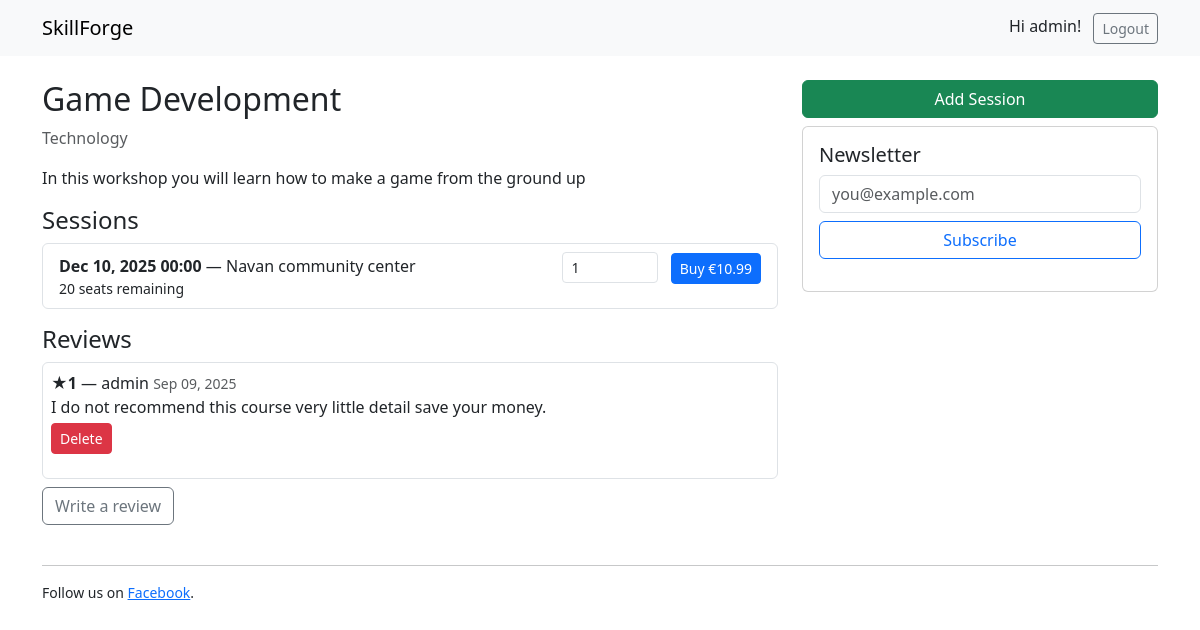
Page /w/game-development-1/ (signed in) on the committed database.
### workshops/models.py (models this page shows, shortened)
class Workshop(models.Model):
    category=models.ForeignKey(WorkshopCategory,on_delete=models.PROTECT,related_name="workshops")
    title=models.CharField(max_length=150)
    slug=models.SlugField(max_length=170, unique=True, blank=True)
    instructor=models.ForeignKey(Instructor,on_delete=models.PROTECT,related_name="workshops")
    short_description=models.CharField(max_length=200)
    description=models.TextField()
    base_price=models.DecimalField(max_digits=8, decimal_places=2, validators=[MinValueValidator(0)])
    image=models.ImageField(upload_to="workshops/", blank=True)
    is_active=models.BooleanField(default=True)
    created=models.DateTimeField(auto_now_add=True)
    class Meta: ordering=["-created"]

class WorkshopCategory(models.Model):
    name=models.CharField(max_length=80, unique=True)
    slug=models.SlugField(max_length=90, unique=True, blank=True)

class Session(models.Model):
    workshop=models.ForeignKey(Workshop,on_delete=models.CASCADE, related_name="sessions")
    starts_at=models.DateTimeField();
    ends_at=models.DateTimeField()
    capacity=models.PositiveIntegerField(default=12)
    seats_sold=models.PositiveIntegerField(default=0)
    location=models.CharField(max_length=180)
    def seats_remaining(self): return max(0, self.capacity - self.seats_sold)

class Review(models.Model):
    workshop=models.ForeignKey(Workshop,on_delete=models.CASCADE,related_name="reviews")
    user=models.ForeignKey(settings.AUTH_USER_MODEL,on_delete=models.CASCADE)
    rating=models.PositiveSmallIntegerField(validators=[MinValueValidator(1), MaxValueValidator(5)])
    comment=models.TextField(blank=True)
    created=models.DateTimeField(auto_now_add=True)
    class Meta: unique_together=("workshop","user"); ordering=["-created"]

### workshops/views.py (the view)
# urls.py: path("w/<slug:slug>/", views.detail, name="detail"),
def detail(request, slug):
    w = get_object_or_404(Workshop, slug=slug, is_active=True)
    return render(request, "workshops/detail.html", {"w": w, "sessions": w.sessions.order_by("starts_at"), "reviews": w.reviews.select_related("user")[:20]})

### templates/workshops/detail.html (shortened to what this page needs)
<html>
{% extends "base.html" %}
{% block content %}
<div class="row">
    <div class="col-md-8">
        <h2>{{ w.title }}</h2>
        <p class="text-muted">{{ w.category.name }}</p>
        <p>{{ w.description }}</p>
        <h4>Sessions</h4>
        <ul class="list-group mb-3">{% for s in sessions %}
            <li class="list-group-item d-flex justify-content-between align-items-center">
                <div>
                    <div><strong>{{ s.starts_at|date:"M d, Y H:i" }}</strong> — {{ s.location }}</div>
                    <small>{{ s.seats_remaining }} seats remaining</small>
                </div>
                <form method="post" action="{% url 'checkout:start' s.id %}">{% csrf_token %}
                    <input type="number" name="quantity" value="1" min="1" max="{{ s.seats_remaining }}"
                        class="form-control form-control-sm d-inline-block" style="width:6rem">
                    <button class="btn btn-primary btn-sm ms-2" {% if s.seats_remaining == 0 %}disabled{% endif %}>Buy
                        €{{ w.base_price }}</button>
                </form>
            </li>{% empty %}<li class="list-group-item">No upcoming sessions.</li>{% endfor %}
        </ul>
        <h4>Reviews</h4>
        {% for r in reviews %}
        <div class="border rounded p-2 mb-2"><strong>★{{ r.rating }}</strong> — {{ r.user.username }}
            <small class="text-muted">{{ r.created|date:"M d, Y" }}</small>
            <p class="mb-1">{{ r.comment }}</p>
            {% if user.is_authenticated and r.user_id == user.id %}
            <form method="post" action="{% url 'workshops:delete_review' r.id %}"
                onsubmit="return confirm('Delete this review?');">{% csrf_token %}
                <button class="btn btn-danger btn-sm">Delete</button>
            </form>{% endif %}
        </div>
        {% empty %}<p>No reviews yet.</p>{% endfor %}
        {% if user.is_authenticated %}
        <a class="btn btn-outline-secondary" href="{% url 'workshops:add_review' w.slug %}">Write a review</a>
        {% else %}<p><a href="{% url 'account_login' %}">Log in</a> to write a review.</p>{% endif %}
    </div>
    <div class="col-md-4">
        {% if user.is_staff %}<a class="btn btn-success w-100 mb-2" href="{% url 'workshops:add_session' w.slug %}">Add
            Session</a>{% endif %}
        <div class="card">
            <div class="card-body">
                <h5>Newsletter</h5>
                <form action="{% url 'marketing:subscribe' %}" method="post">{% csrf_token %}
                    <input type="email" name="email" required class="form-control" placeholder="you@example.com">
                    <button class="btn btn-outline-primary mt-2 w-100">Subscribe</button>
                </form>
            </div>
        </div>
    </div>
</div>{% endblock %}

### templates/base.html (shortened to what this page needs)
<!doctype html>
<html lang="en">
<head>
    <link rel="stylesheet" href="https://cdn.jsdelivr.net/npm/bootstrap@5.3.3/dist/css/bootstrap.min.css">
</head>
<body>
    <nav class="navbar navbar-expand-lg bg-light mb-4">
        <div class="container">
            <a class="navbar-brand" href="{% url 'workshops:home' %}">SkillForge</a>
            <div class="ms-auto">
                {% if user.is_authenticated %}
                <span class="me-2">Hi {{ user.username }}!</span>
                <a href="{% url 'account_logout' %}" class="btn btn-outline-secondary btn-sm">Logout</a>
                {% else %}
                <a href="{% url 'account_login' %}" class="btn btn-outline-primary btn-sm">Login</a>
                <a href="{% url 'account_signup' %}" class="btn btn-primary btn-sm">Sign Up</a>
                {% endif %}
            </div>
        </div>
    </nav>
    <main class="container">{% block content %}{% endblock %}</main>
    <footer class="container py-4">
        <hr>
        <p class="small">
            Follow us on <a href="https://facebook.com/your-page" rel="me nofollow" target="_blank">Facebook</a>.
        </p>
    </footer>
</body>
</html>

### rows in the picture
Workshop: title "Game Development", category.name "Technology", description "In this workshop you will learn how to make a game from the ground up", base_price "10.99"
Session: starts_at "Dec 10, 2025 00:00", location "Navan community center", seats_remaining "20"
Review: rating "1", user.username "admin", created "Sep 09, 2025", comment "I do not recommend this course very little detail save your money.", shows "Delete"

### other values in the picture
{{ user.username }} "admin"
